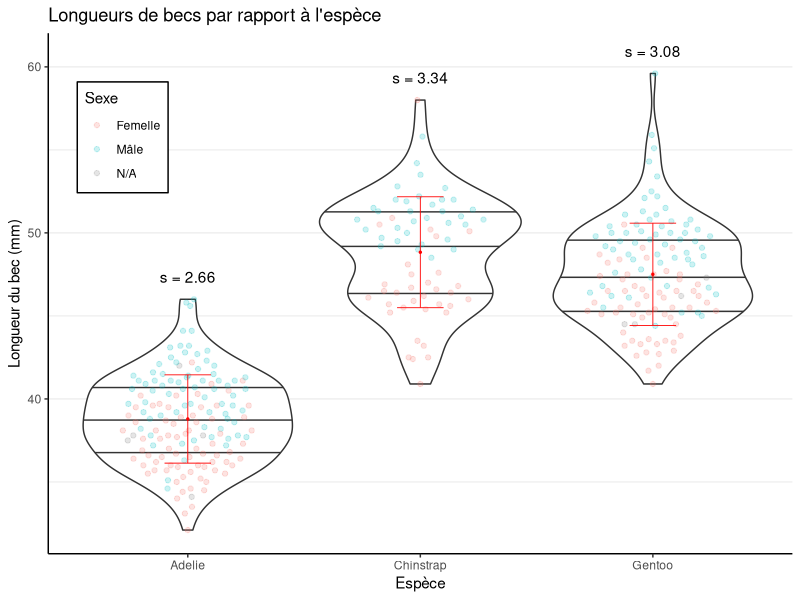
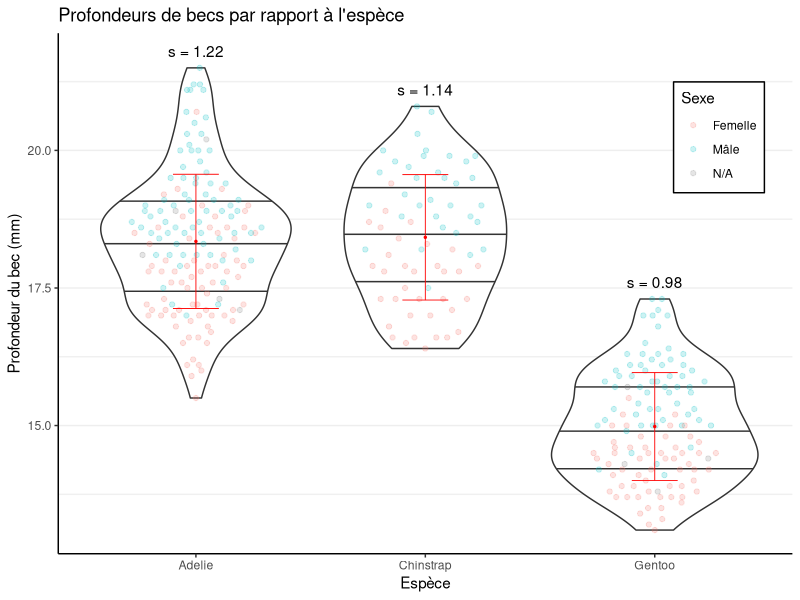
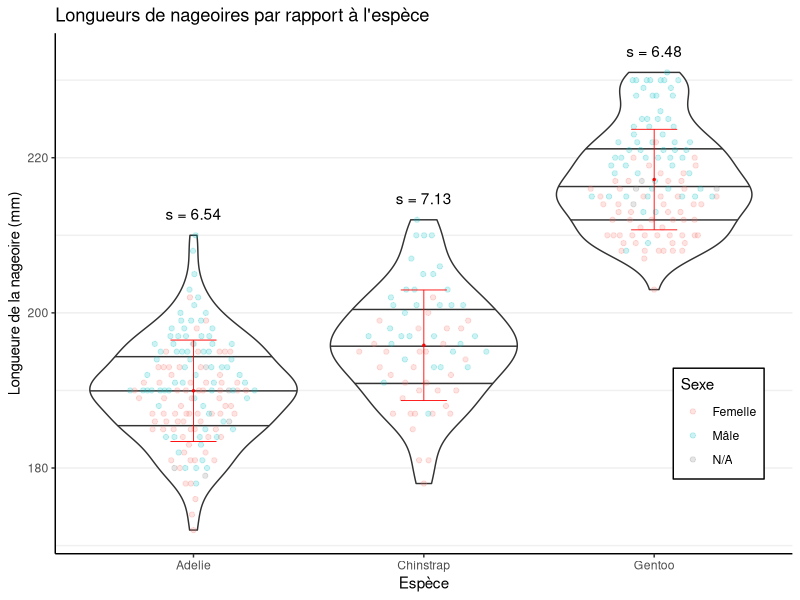
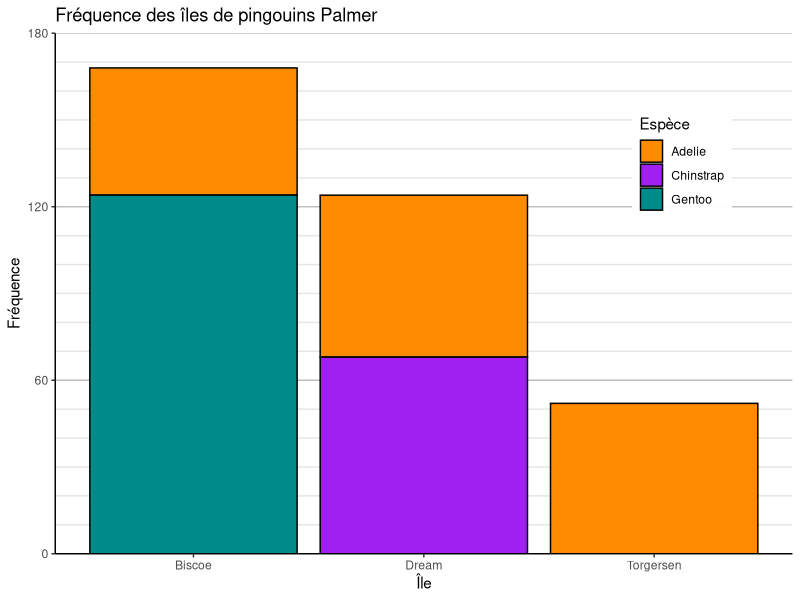
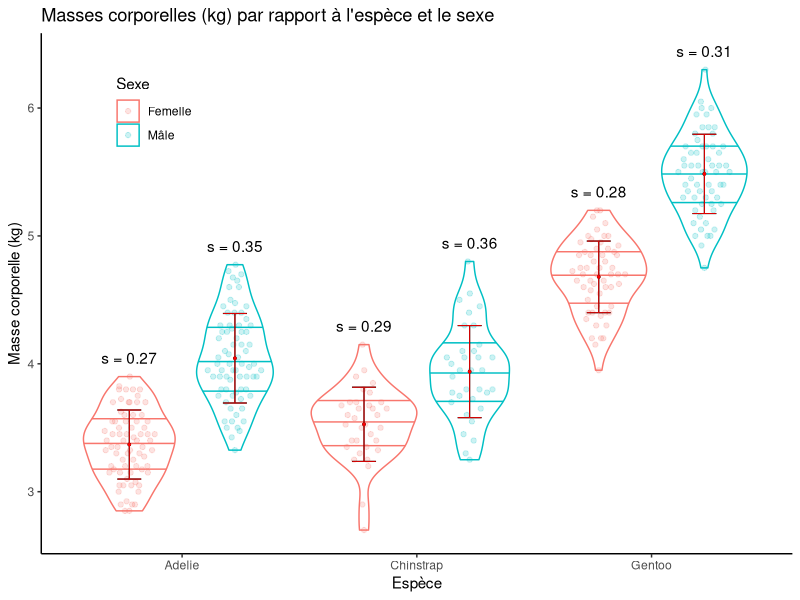
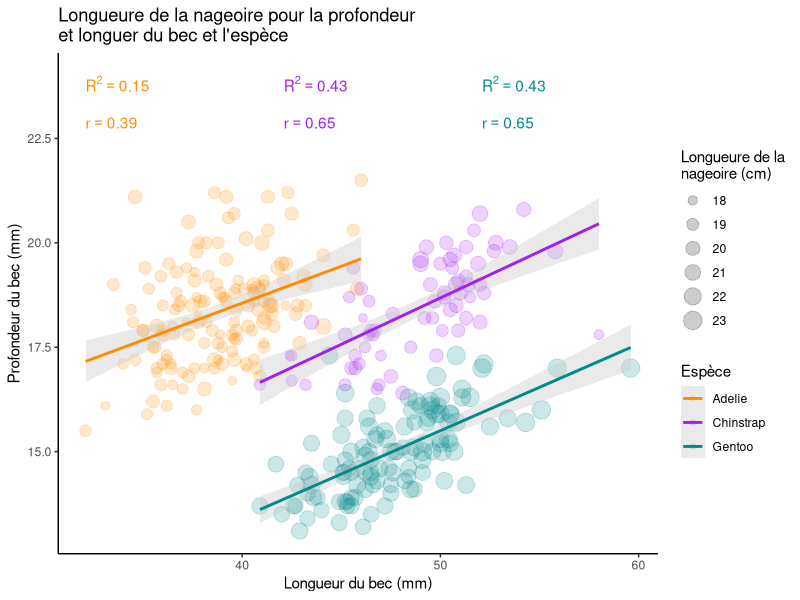
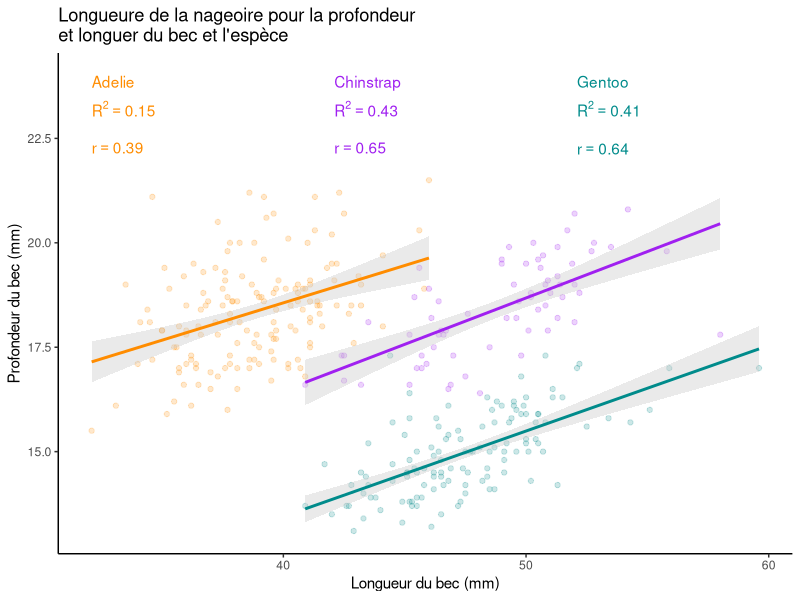
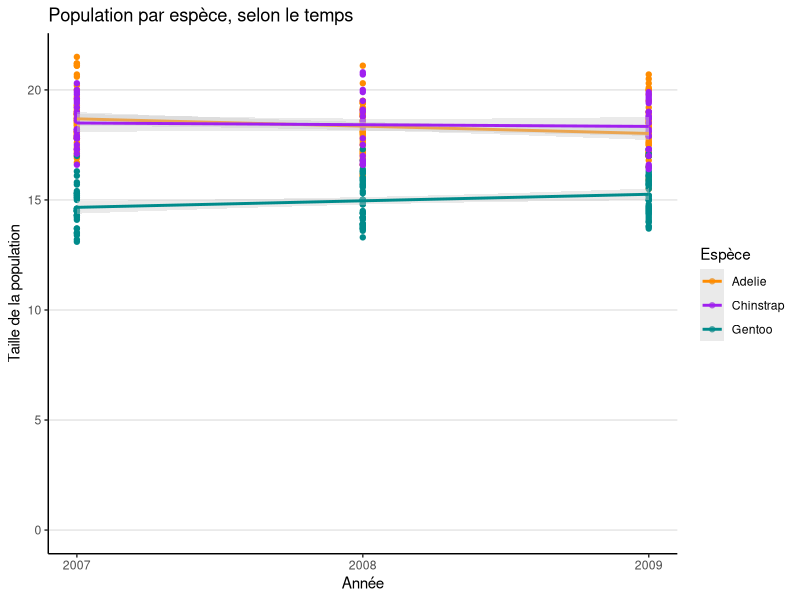

Source code (R) for these figures, in order:
## ---- chunk 1
# Assurer l'utilisation des virgules par les sorties

knit_print.numeric = function(x, ...) {
  prettyNum(x, decimal.mark=",")
}

registerS3method(
  "knit_print", "numeric", knit_print.numeric,
  envir = asNamespace("knitr")
)
## ---- chunk 2
# Préparatipn de librairies et installations variés

# install.packages("palmerpenguins")
# install.packages("tidyverse")
# install.packages("languageserver")
# install.packages("ggbeeswarm")
# install.packages("viridis")

library(palmerpenguins)
library("tidyverse")
library(ggbeeswarm) # Génère des graphique d'essaim d'abeille
library(viridis) # Couleurs pouvant être mieux perçus

# citation()
# citation("palmerpenguins")
# citation("tidyverse")
# citation("ggbeeswarm")
## ---- chunk 3
# Préparation aesthétique

theme_set(theme_classic())

# Échelle de couleur des pingouins Palmer
penguin_colours <- c("darkorange","purple","cyan4")
names(penguin_colours) <- levels(penguins$species)
penguin_colour_scale <- function(fill = FALSE) {
  if (fill) {
    return (scale_fill_manual(name = "Espèce", values = penguin_colours))
  }

  return (scale_colour_manual(name = "Espèce", values = penguin_colours))
}

# Utilisation d'une graine aléatoire déterminée
set.seed(3142)

## ---- chunk 4

sifted <-
  penguins %>%
  filter(
    !is.na(bill_length_mm)
  )

dfTab <- sifted %>% group_by(species) %>%
  summarize(
    y = max(bill_length_mm) + 1,
    mean = mean(bill_length_mm),
    sd = round(sd(bill_length_mm), digits = 2)
  )

ggplot(sifted) +
  # Diagrammes
  geom_violin(aes(species, bill_length_mm), staplewidth = 0.5, draw_quantiles = c(0.25, 0.5, 0.75)) +
  geom_quasirandom(aes(species, bill_length_mm, colour = sex), width = 0.3, alpha = 0.2) +

  # Écart type / barres d'érreure
  geom_errorbar(data=dfTab, aes(x=species, y=mean, ymin=mean-sd, ymax=mean+sd), width=.2, linewidth=.3, colour="red") +
  geom_point(data=dfTab, aes(x=species, y=mean), size=0.5, colour="red") +
  # Anotation de l'écart type
  geom_text(data=dfTab,aes(x=species,y=y,parse=FALSE,label=sprintf("s = %.2f", dfTab$sd)),vjust=0) +

  # Thèmes
  theme(
    legend.position = c(0.10, 0.80),
    legend.background = element_rect(colour = "black")
  ) +
  theme(
    panel.grid.major.y = element_line(color = "#00000011"),
    panel.grid.minor.y = element_line(color = "#0000000f"),
  ) +

  # Anotations
  scale_colour_discrete(labels = c("Femelle", "Mâle", "N/A")) +
  labs(
    title = "Longueurs de becs par rapport à l'espèce",
    x = "Espèce",
    y = "Longueur du bec (mm)",
    colour = "Sexe"
  )
## ---- chunk 5

sifted <-
  penguins %>%
  filter(
    !is.na(bill_depth_mm)
  )

dfTab <- sifted %>% group_by(species) %>%
  summarize(
    y = max(bill_depth_mm) + 0.2,
    mean = mean(bill_depth_mm),
    sd = round(sd(bill_depth_mm), digits = 2)
  )

ggplot(sifted) +
  # Diagrammes
  geom_violin(aes(species, bill_depth_mm), staplewidth = 0.5, draw_quantiles = c(0.25, 0.5, 0.75)) +
  geom_quasirandom(aes(species, bill_depth_mm, colour = sex), width = 0.3, alpha = 0.2) +
  
  # Écart type / barres d'érreure
  geom_errorbar(data=dfTab, aes(x=species, y=mean, ymin=mean-sd, ymax=mean+sd), width=.2, linewidth=.3, colour="red") +
  geom_point(data=dfTab, aes(x=species, y=mean), size=0.5, colour="red") +
  # Anotation de l'écart type
  geom_text(data=dfTab,aes(x=species,y=y,parse=FALSE,label=sprintf("s = %.2f", dfTab$sd)),vjust=0) +

  # Thèmes
  theme(
    legend.position = c(0.90, 0.80),
    legend.background = element_rect(colour = "black")
  ) +
  theme(
    panel.grid.major.y = element_line(color = "#00000011"),
    panel.grid.minor.y = element_line(color = "#0000000f"),
  ) +

  # Anotations
  scale_colour_discrete(labels = c("Femelle", "Mâle", "N/A")) +
  labs(
    title = "Profondeurs de becs par rapport à l'espèce",
    x = "Espèce",
    y = "Profondeur du bec (mm)",
    colour = "Sexe"
  )
## ---- chunk 6

sifted <-
  penguins %>%
  filter(
    !is.na(flipper_length_mm)
  )

dfTab <-
  sifted %>%
  group_by(
    species
  ) %>%
  summarize(
    y = max(flipper_length_mm) + 2,
    mean = mean(flipper_length_mm),
    sd = round(sd(flipper_length_mm), digits = 2)
  )

ggplot(sifted) +
  # Diagrammes
  geom_violin(aes(species, flipper_length_mm), staplewidth = 0.5, draw_quantiles = c(0.25, 0.5, 0.75)) +
  geom_quasirandom(aes(species, flipper_length_mm, colour = sex), width = 0.3, alpha = 0.2) +
  
  # Écart type / barres d'érreure
  geom_errorbar(data=dfTab, aes(x=species, y=mean, ymin=mean-sd, ymax=mean+sd), width=.2, linewidth=.3, colour="red") +
  geom_point(data=dfTab, aes(x=species, y=mean), size=0.5, colour="red") +
  # Anotation de l'écart type
  geom_text(data=dfTab,aes(x=species,y=y,parse=FALSE,label=sprintf("s = %.2f", dfTab$sd)),vjust=0) +

  # Thèmes
  theme(
    legend.position = c(0.90, 0.25),
    legend.background = element_rect(colour = "black")
  ) +
  theme(
    panel.grid.major.y = element_line(color = "#00000011"),
    panel.grid.minor.y = element_line(color = "#0000000f"),
  ) +

  # Anotations
  scale_colour_discrete(labels = c("Femelle", "Mâle", "N/A")) +
  labs(
    title = "Longueurs de nageoires par rapport à l'espèce",
    x = "Espèce",
    y = "Longueure de la nageoire (mm)",
    colour = "Sexe"
  )
## ---- chunk 7

sifted <-
 penguins

ggplot(sifted, aes(island)) +
  geom_histogram(stat="count", aes(fill = species), color = "black") +
  
  # Intervales
  scale_y_continuous(
    limits = c(0, 180),
    expand = c(0, 0),
    breaks = seq(from = 0, to = 180, by = 60),
    minor_breaks = seq(from = 0, to = 180, by = 10)
  ) +

  # Thèmes
  theme(
    panel.grid.major.y = element_line(color = "grey"),
    panel.grid.minor.y = element_line(color = "grey90"),
  ) +
  penguin_colour_scale(TRUE) +
  theme(
    legend.position = c(0.85, 0.75),
    legend.background = element_rect(fill = "#ffffffee")
  ) +

  # Renomer tout
  labs(
    title = "Fréquence des îles de pingouins Palmer",
    x = "Île",
    y = "Fréquence",
    fill = "Espèce"
  )
## ---- chunk 8
# Différences entre les fréquences de chaque île, à utiliser en-texte
bis_drea_isle_diff <- sum(penguins$island == "Biscoe") - sum(penguins$island == "Dream")
drea_torg_isle_diff <- sum(penguins$island == "Dream") - sum(penguins$island == "Torgersen")
## ---- chunk 9
# Moyennes des masses de chaque espèce, à utiliser en-texte

sifted <-
  penguins %>%
  mutate(
    body_mass_g = body_mass_g / 1000
  ) %>%
  filter(
    !is.na(body_mass_g) &
    !is.na(sex)
  )

penguin_mass_avgs <-
  sifted %>%
  group_by(
    species
  ) %>%
  summarize(
    mean = mean(body_mass_g)
  ) %>%
  select(
    species,
    mean
  )
## ---- chunk 10

sifted <-
  penguins %>%
  mutate(
    body_mass_g = body_mass_g / 1000
  ) %>%
  filter(
    !is.na(body_mass_g) &
    !is.na(sex)
  )

dfTab <-
  sifted %>%
  group_by(
    species,
    sex
  ) %>%
  summarize(
    y = max(body_mass_g) + 0.1,
    mean = mean(body_mass_g),
    sd = round(sd(body_mass_g), digits = 2)
  )

dodgewidth <- 0.9

ggplot(sifted) +
  # Diagrammes
  geom_violin(aes(x=species, y=body_mass_g, color=sex), position=position_dodge(width=dodgewidth), staplewidth = 0.5, draw_quantiles = c(0.25, 0.5, 0.75)) +
  geom_quasirandom(aes(x=species, y=body_mass_g, colour=sex), dodge.width=dodgewidth, width = 0.12, alpha = 0.2) +

  # Écart type / barres d'érreure
  geom_errorbar(data=dfTab, aes(x=species, group=sex, y=mean, ymin=mean-sd, ymax=mean+sd), position=position_dodge(width=dodgewidth), width=.205, linewidth=.4, colour="black") +
  geom_point(data=dfTab, aes(x=species, group=sex, y=mean), position=position_dodge(width=dodgewidth), size=0.6, colour="black") +

  geom_errorbar(data=dfTab, aes(x=species, group=sex, y=mean, ymin=mean-sd, ymax=mean+sd), position=position_dodge(width=dodgewidth), width=.2, linewidth=.3, colour="red") +
  geom_point(data=dfTab, aes(x=species, group=sex, y=mean), position=position_dodge(width=dodgewidth), size=0.5, colour="red") +

  # Anotation de l'écart type
  geom_text(data=dfTab,aes(x=species, group=sex, y=y, parse=FALSE, label=sprintf("s = %.2f", dfTab$sd)), position=position_dodge(width=dodgewidth), vjust=0) +

  # Thèmes
  theme(legend.position = c(0.15, 0.85)) +

  # Anotations
  scale_colour_discrete(labels = c("Femelle", "Mâle")) +
  labs(
    title = "Masses corporelles (kg) par rapport à l'espèce et le sexe",
    x = "Espèce",
    y = "Masse corporelle (kg)",
    colour = "Sexe"
  )
## ---- chunk 11

sifted <-
  penguins %>%
  mutate(
    flipper_length_mm = flipper_length_mm / 10
  ) %>%
  filter(
    !is.na(flipper_length_mm) &
    !is.na(sex)
  )

dfTab <-
  sifted %>%
  group_by(species) %>%
  summarize(
    x = min((penguins %>% filter(!is.na(bill_length_mm)))$bill_length_mm) + ifelse(species == "Adelie", 0, ifelse(species == "Chinstrap", 10, 20)),
    y = max(bill_depth_mm) + 0.1,
    r = cor(bill_length_mm, bill_depth_mm),
    r2 = summary(lm(bill_depth_mm ~ bill_length_mm))$r.squared
  ) %>%
  arrange(species) %>%
  filter(row_number()==1)

ggplot(sifted, aes(bill_length_mm, bill_depth_mm)) +
  geom_point(aes(size = flipper_length_mm, colour = species), alpha = 0.2) +

  geom_smooth(method="lm",aes(color=species),se=TRUE, fill="grey80") +

  geom_text(data=dfTab,aes(color=species, label=sprintf("R^2 == %.2f", r2), x=x, y=24),parse=TRUE, hjust=0, vjust=1, show_guide=FALSE) +
  geom_text(data=dfTab,aes(color=species, label=sprintf("r == %.2f", r), x=x, y=23),parse=TRUE, hjust=0, vjust=1, show_guide=FALSE) +

  # Thèmes
  penguin_colour_scale() +

  # Renomer tout
  labs(
    title = "Longueure de la nageoire pour la profondeur\net longuer du bec et l'espèce",
    x = "Longueur du bec (mm)",
    y = "Profondeur du bec (mm)",
    colour = "Espèce",
    size = "Longueure de la\nnageoire (cm)"
  )
## ---- chunk 12

sifted <-
  penguins %>%
  mutate(
    flipper_length_mm = flipper_length_mm / 10
  ) %>%
  filter(
    !is.na(bill_length_mm) &
    !is.na(flipper_length_mm)
  )

dfTab <-
  sifted %>%
  group_by(
    species
  ) %>%
  summarize(
    x = min((penguins %>% filter(!is.na(bill_length_mm)))$bill_length_mm) + ifelse(species == "Adelie", 0, ifelse(species == "Chinstrap", 10, 20)),
    y = max(bill_depth_mm) + 0.1,
    r = cor(bill_length_mm, bill_depth_mm),
    r2 = summary(lm(bill_depth_mm ~ bill_length_mm))$r.squared
  ) %>%
  arrange(species) %>%
  filter(row_number()==1)

dfTab

ggplot(sifted, aes(bill_length_mm, bill_depth_mm)) +
  geom_point(aes(colour = species), alpha = 0.2) +

  geom_smooth(method="lm",aes(color=species),se=TRUE, fill="grey80") +

  geom_text(data=dfTab,aes(color=species, label=species, x=x, y=24),parse=TRUE, hjust=0, vjust=1, show_guide=FALSE) +
  geom_text(data=dfTab,aes(color=species, label=sprintf("R^2 == %.2f", r2), x=x, y=23.4),parse=TRUE, hjust=0, vjust=1, show_guide=FALSE) +
  geom_text(data=dfTab,aes(color=species, label=sprintf("r == %.2f", r), x=x, y=22.4),parse=TRUE, hjust=0, vjust=1, show_guide=FALSE) +

  # Thèmes
  penguin_colour_scale() +
  theme(legend.position = "none") +

  # Renomer tout
  labs(
    title = "Longueure de la nageoire pour la profondeur\net longuer du bec et l'espèce",
    x = "Longueur du bec (mm)",
    y = "Profondeur du bec (mm)",
    colour = "Espèce",
    size = "Longueure de la\nnageoire (cm)"
  )
## ---- chunk 13

# TODO: Delete

sifted <-
  penguins %>%
  filter(
    !is.na(year) &
    !is.na(body_mass_g)
  ) %>%
  mutate(
    body_mass_g = body_mass_g / 1000
  )

dfTab <-
  sifted %>%
  group_by(
    species
  ) %>%
  select(
    species,
    bill_length_mm,
    bill_depth_mm,
    flipper_length_mm
  ) %>%
  summarize(
    x = min((penguins %>% filter(!is.na(bill_length_mm)))$bill_length_mm) + ifelse(species == "Adelie", 0, ifelse(species == "Chinstrap", 10, 20)),
    y = max(bill_depth_mm) + 0.1,
    r = cor(bill_length_mm, bill_depth_mm),
    r2 = summary(lm(bill_depth_mm ~ bill_length_mm))$r.squared
  )

ggplot(sifted, aes(year, bill_depth_mm)) +
  # geom_line(stat="count", aes(colour = species)) +
  geom_point(aes(colour = species)) +

  geom_smooth(method="lm",aes(color=species),se=TRUE, fill="grey80") +

  expand_limits(y=0) +

  # Intervales
  scale_x_continuous(
    breaks = seq(from = 2007, to = 2009, by = 1)
  ) +


  # Thèmes
  theme(
    panel.grid.major.y = element_line(color = "grey90"),
  ) +
  penguin_colour_scale() +

  # Renomer tout
  labs(
    title = "Population par espèce, selon le temps",
    x = "Année",
    y = "Taille de la population",
    colour = "Espèce"
  )
